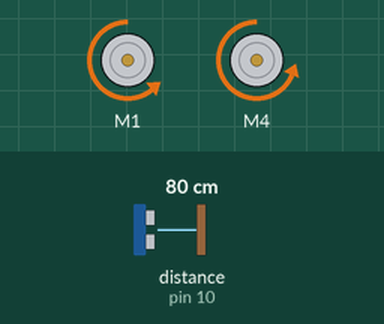
Bench run of a sketch on a simulated Arduino Uno, built with avr-gcc and run on an emulated ATmega328P. Parts: 2 × DC motor (green arrow = forward, orange = backward, longer = faster). Wiring (inferred from the names in the program): ultrasonic range finder: trigger pin 9; echo pin 10. The inputs (shaded band) are chosen by the test bench; at power-on: distance to the obstacle (sensor on pin 10) 80 cm. The echo pulse lasts 58.3 µs per cm.

Above: at 1.2 s.
1.3 s: distance to the obstacle (sensor on pin 10) set to 45 cm
2.8 s: distance to the obstacle (sensor on pin 10) set to 37 cm
At 4.0 s:
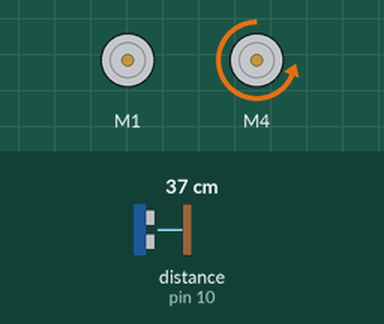
4.3 s: distance to the obstacle (sensor on pin 10) set to 2 cm
At 5.5 s:
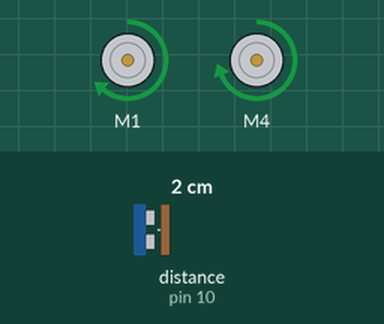
5.9 s: distance to the obstacle (sensor on pin 10) set to 18 cm
At 6.9 s:
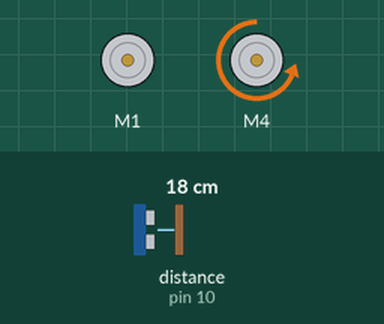
7.5 s: distance to the obstacle (sensor on pin 10) set to 4 cm
At 8.3 s:
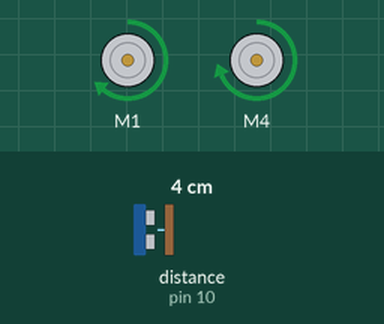
Timing chart, 0 to 10.1 s (numbered marks = the images above; inputs shaded):
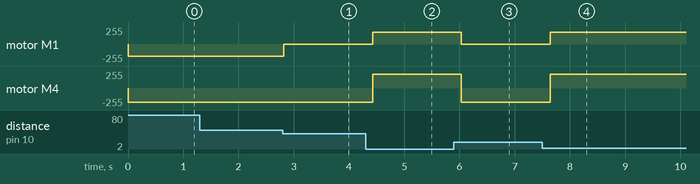

The sketch:

Random_car.ino
```cpp
#include "AFMotor.h"

//设置两个motor的接口和频率
AF_DCMotor motor_left(1,MOTOR12_1KHZ);
AF_DCMotor motor_right(4,MOTOR34_1KHZ);

//设置两个舵机接口
const int TrigPin = 9;
const int EchoPin = 10;

//距离变量
float cm;

void setup()
{
  Serial.begin(9600);
  pinMode(TrigPin, OUTPUT);
  pinMode(EchoPin, INPUT);
  //设置左右motor速度
  motor_left.setSpeed(180);
  motor_right.setSpeed(210);
}

void loop()
{
  digitalWrite(TrigPin, LOW); //低高低电平发一个短时间脉冲去TrigPin
  delayMicroseconds(2);
  digitalWrite(TrigPin, HIGH);
  delayMicroseconds(10);
  digitalWrite(TrigPin, LOW);

  cm = pulseIn(EchoPin, HIGH) / 58.0; //将回波时间换算成cm
  cm = (int(cm * 100.0)) / 100.0; //保留两位小数

  if(cm < 15){
    motor_left.setSpeed(180);
    motor_left.run(FORWARD);
    motor_right.run(FORWARD);
    delay(300);
  }
  else if(cm < 40){
    motor_left.setSpeed(0);
    motor_left.run(BACKWARD);
    motor_right.run(BACKWARD);
    delay(300);
  }
  else{
    motor_left.setSpeed(180);
    motor_left.run(BACKWARD);
    motor_right.run(BACKWARD);
  }
  delay(100);
}
```

Measured:
- the behaviour switches between 41 and 40 cm on distance to the obstacle (sensor on pin 10) (found by bisection; images 0 and 1)
- after the input at 1.3 s, every drawn part: stays the same
- after the input at 2.8 s, motor M1: backward 180/255 → stopped at once
- after the input at 4.3 s, motor M1: stopped → forward 180/255 after 0.13 s; motor M4: backward 210/255 → forward 210/255 after 0.13 s
- after the input at 5.9 s, motor M1: forward 180/255 → stopped after 0.13 s; motor M4: forward 210/255 → backward 210/255 after 0.13 s
- after the input at 7.5 s, motor M1: stopped → forward 180/255 after 0.14 s; motor M4: backward 210/255 → forward 210/255 after 0.14 s
